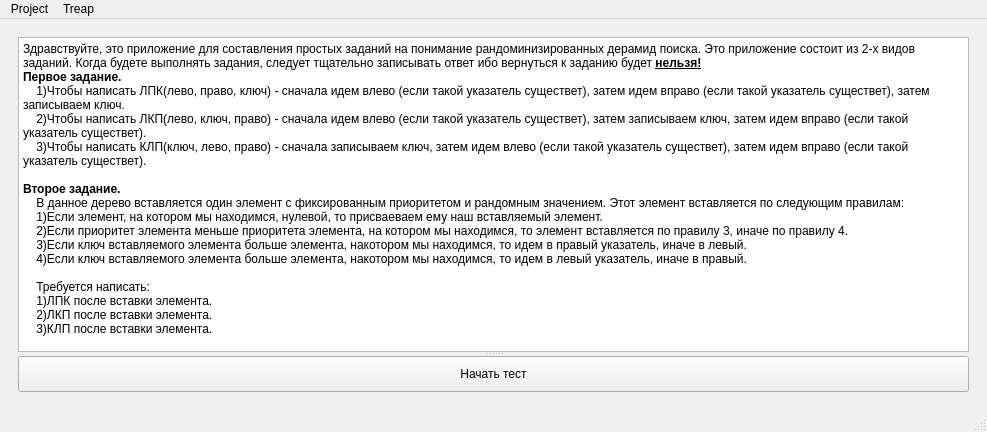
<?xml version="1.0" encoding="UTF-8"?>
<ui version="4.0">
 <class>MainWindow</class>
 <widget class="QMainWindow" name="MainWindow">
  <property name="geometry">
   <rect>
    <x>0</x>
    <y>0</y>
    <width>987</width>
    <height>432</height>
   </rect>
  </property>
  <property name="windowTitle">
   <string>MainWindow</string>
  </property>
  <widget class="QWidget" name="centralwidget">
   <layout class="QGridLayout" name="gridLayout_6">
    <item row="0" column="0">
     <widget class="QStackedWidget" name="stackedWidget">
      <property name="currentIndex">
       <number>0</number>
      </property>
      <widget class="QWidget" name="title">
       <layout class="QGridLayout" name="gridLayout_5">
        <item row="0" column="0">
         <widget class="QSplitter" name="splitter_21">
          <property name="orientation">
           <enum>Qt::Vertical</enum>
          </property>
          <widget class="QTextBrowser" name="textBrowser">
           <property name="html">
            <string>&lt;!DOCTYPE HTML PUBLIC &quot;-//W3C//DTD HTML 4.0//EN&quot; &quot;http://www.w3.org/TR/REC-html40/strict.dtd&quot;&gt;
&lt;html&gt;&lt;head&gt;&lt;meta name=&quot;qrichtext&quot; content=&quot;1&quot; /&gt;&lt;style type=&quot;text/css&quot;&gt;
p, li { white-space: pre-wrap; }
&lt;/style&gt;&lt;/head&gt;&lt;body style=&quot; font-family:'MS Shell Dlg 2'; font-size:8.25pt; font-weight:400; font-style:normal;&quot;&gt;
&lt;p style=&quot; margin-top:0px; margin-bottom:0px; margin-left:0px; margin-right:0px; -qt-block-indent:0; text-indent:0px;&quot;&gt;&lt;span style=&quot; font-size:9pt;&quot;&gt;Здравствуйте, это приложение для составления простых заданий на понимание рандоминизированных дерамид поиска. Это приложение состоит из 2-х видов заданий. Когда будете выполнять задания, следует тщательно записывать ответ ибо вернуться к заданию будет &lt;/span&gt;&lt;span style=&quot; font-size:9pt; font-weight:600; text-decoration: underline;&quot;&gt;нельзя!&lt;/span&gt;&lt;/p&gt;
&lt;p style=&quot; margin-top:0px; margin-bottom:0px; margin-left:0px; margin-right:0px; -qt-block-indent:0; text-indent:0px;&quot;&gt;&lt;span style=&quot; font-size:9pt; font-weight:600;&quot;&gt;Первое задание.&lt;/span&gt;&lt;/p&gt;
&lt;p style=&quot; margin-top:0px; margin-bottom:0px; margin-left:0px; margin-right:0px; -qt-block-indent:0; text-indent:0px;&quot;&gt;&lt;span style=&quot; font-size:9pt;&quot;&gt;    1)Чтобы написать ЛПК(лево, право, ключ) - сначала идем влево (если такой указатель существет), затем идем вправо (если такой указатель существет), затем записываем ключ.&lt;/span&gt;&lt;/p&gt;
&lt;p style=&quot; margin-top:0px; margin-bottom:0px; margin-left:0px; margin-right:0px; -qt-block-indent:0; text-indent:0px;&quot;&gt;&lt;span style=&quot; font-size:9pt;&quot;&gt;    2)Чтобы написать ЛКП(лево, ключ, право) - сначала идем влево (если такой указатель существет), затем записываем ключ, затем идем вправо (если такой указатель существет).&lt;/span&gt;&lt;/p&gt;
&lt;p style=&quot; margin-top:0px; margin-bottom:0px; margin-left:0px; margin-right:0px; -qt-block-indent:0; text-indent:0px;&quot;&gt;&lt;span style=&quot; font-size:9pt;&quot;&gt;    3)Чтобы написать КЛП(ключ, лево, право) - сначала записываем ключ, затем идем влево (если такой указатель существет), затем идем вправо (если такой указатель существет).&lt;/span&gt;&lt;/p&gt;
&lt;p style=&quot;-qt-paragraph-type:empty; margin-top:0px; margin-bottom:0px; margin-left:0px; margin-right:0px; -qt-block-indent:0; text-indent:0px; font-size:9pt;&quot;&gt;&lt;br /&gt;&lt;/p&gt;
&lt;p style=&quot; margin-top:0px; margin-bottom:0px; margin-left:0px; margin-right:0px; -qt-block-indent:0; text-indent:0px;&quot;&gt;&lt;span style=&quot; font-size:9pt; font-weight:600;&quot;&gt;Второе задание.&lt;/span&gt;&lt;/p&gt;
&lt;p style=&quot; margin-top:0px; margin-bottom:0px; margin-left:0px; margin-right:0px; -qt-block-indent:0; text-indent:0px;&quot;&gt;&lt;span style=&quot; font-size:9pt;&quot;&gt;    В данное дерево вставляется один элемент с фиксированным приоритетом и рандомным значением. Этот элемент вставляется по следующим правилам:&lt;/span&gt;&lt;/p&gt;
&lt;p style=&quot; margin-top:0px; margin-bottom:0px; margin-left:0px; margin-right:0px; -qt-block-indent:0; text-indent:0px;&quot;&gt;&lt;span style=&quot; font-size:9pt;&quot;&gt;    1)Если элемент, на котором мы находимся, нулевой, то присваеваем ему наш вставляемый элемент. &lt;br /&gt;    2)Если приоритет элемента меньше приоритета элемента, на котором мы находимся, то элемент вставляется по правилу 3, иначе по правилу 4.&lt;/span&gt;&lt;/p&gt;
&lt;p style=&quot; margin-top:0px; margin-bottom:0px; margin-left:0px; margin-right:0px; -qt-block-indent:0; text-indent:0px;&quot;&gt;&lt;span style=&quot; font-size:9pt;&quot;&gt;    3)Если ключ вставляемого элемента больше элемента, накотором мы находимся, то идем в правый указатель, иначе в левый.&lt;/span&gt;&lt;/p&gt;
&lt;p style=&quot; margin-top:0px; margin-bottom:0px; margin-left:0px; margin-right:0px; -qt-block-indent:0; text-indent:0px;&quot;&gt;&lt;span style=&quot; font-size:9pt;&quot;&gt;    4)Если ключ вставляемого элемента больше элемента, накотором мы находимся, то идем в левый указатель, иначе в правый.&lt;/span&gt;&lt;/p&gt;
&lt;p style=&quot; margin-top:0px; margin-bottom:0px; margin-left:0px; margin-right:0px; -qt-block-indent:0; text-indent:0px;&quot;&gt;&lt;span style=&quot; font-size:9pt;&quot;&gt;    &lt;/span&gt;&lt;/p&gt;
&lt;p style=&quot; margin-top:0px; margin-bottom:0px; margin-left:0px; margin-right:0px; -qt-block-indent:0; text-indent:0px;&quot;&gt;&lt;span style=&quot; font-size:9pt;&quot;&gt;    Требуется написать:&lt;br /&gt;    1)ЛПК после вставки элемента.&lt;br /&gt;    2)ЛКП после вставки элемента.&lt;/span&gt;&lt;/p&gt;
&lt;p style=&quot; margin-top:0px; margin-bottom:0px; margin-left:0px; margin-right:0px; -qt-block-indent:0; text-indent:0px;&quot;&gt;&lt;span style=&quot; font-size:9pt;&quot;&gt;    3)КЛП после вставки элемента.&lt;/span&gt;&lt;/p&gt;&lt;/body&gt;&lt;/html&gt;</string>
           </property>
          </widget>
          <widget class="QPushButton" name="pushButton">
           <property name="text">
            <string>Начать тест</string>
           </property>
          </widget>
         </widget>
        </item>
       </layout>
      </widget>
      <widget class="QWidget" name="the_task_1">
       <layout class="QGridLayout" name="gridLayout">
        <item row="0" column="0">
         <widget class="QSplitter" name="splitter">
          <property name="orientation">
           <enum>Qt::Vertical</enum>
          </property>
          <widget class="QLabel" name="LRK">
           <property name="text">
            <string>Введите через пробел ЛПК дерева. (пробелы должны быть только между ключами)</string>
           </property>
          </widget>
          <widget class="QLineEdit" name="lineEditLRK"/>
         </widget>
        </item>
        <item row="0" column="1" rowspan="4">
         <widget class="QGraphicsView" name="graphicsView">
          <property name="enabled">
           <bool>true</bool>
          </property>
          <property name="sizePolicy">
           <sizepolicy hsizetype="Expanding" vsizetype="Expanding">
            <horstretch>0</horstretch>
            <verstretch>0</verstretch>
           </sizepolicy>
          </property>
          <property name="sizeIncrement">
           <size>
            <width>0</width>
            <height>0</height>
           </size>
          </property>
          <property name="verticalScrollBarPolicy">
           <enum>Qt::ScrollBarAsNeeded</enum>
          </property>
          <property name="horizontalScrollBarPolicy">
           <enum>Qt::ScrollBarAsNeeded</enum>
          </property>
          <property name="sizeAdjustPolicy">
           <enum>QAbstractScrollArea::AdjustIgnored</enum>
          </property>
          <property name="dragMode">
           <enum>QGraphicsView::ScrollHandDrag</enum>
          </property>
          <property name="transformationAnchor">
           <enum>QGraphicsView::AnchorViewCenter</enum>
          </property>
          <property name="resizeAnchor">
           <enum>QGraphicsView::AnchorViewCenter</enum>
          </property>
         </widget>
        </item>
        <item row="2" column="0">
         <widget class="QSplitter" name="splitter_3">
          <property name="orientation">
           <enum>Qt::Vertical</enum>
          </property>
          <widget class="QLabel" name="KLR">
           <property name="text">
            <string>Введите через пробел КЛП дерева. (пробелы должны быть только между ключами)</string>
           </property>
          </widget>
          <widget class="QLineEdit" name="lineEditKLR"/>
         </widget>
        </item>
        <item row="3" column="0">
         <widget class="QSplitter" name="splitter_7">
          <property name="orientation">
           <enum>Qt::Vertical</enum>
          </property>
          <widget class="QLabel" name="FinishResults">
           <property name="text">
            <string/>
           </property>
          </widget>
          <widget class="QPushButton" name="FINISH_THE_TASK">
           <property name="text">
            <string>Следующее задание</string>
           </property>
          </widget>
         </widget>
        </item>
        <item row="1" column="0">
         <widget class="QSplitter" name="splitter_2">
          <property name="orientation">
           <enum>Qt::Vertical</enum>
          </property>
          <widget class="QLabel" name="LKR">
           <property name="text">
            <string>Введите через пробел ЛКП дерева. (пробелы должны быть только между ключами)</string>
           </property>
          </widget>
          <widget class="QLineEdit" name="lineEditLKR"/>
         </widget>
        </item>
       </layout>
      </widget>
      <widget class="QWidget" name="page_2">
       <layout class="QGridLayout" name="gridLayout_4">
        <item row="0" column="0">
         <widget class="QLabel" name="FinishResults_2">
          <property name="text">
           <string/>
          </property>
         </widget>
        </item>
        <item row="0" column="1" rowspan="5">
         <widget class="QGraphicsView" name="graphicsView_3">
          <property name="enabled">
           <bool>true</bool>
          </property>
          <property name="sizePolicy">
           <sizepolicy hsizetype="Expanding" vsizetype="Expanding">
            <horstretch>0</horstretch>
            <verstretch>0</verstretch>
           </sizepolicy>
          </property>
          <property name="sizeIncrement">
           <size>
            <width>0</width>
            <height>0</height>
           </size>
          </property>
          <property name="verticalScrollBarPolicy">
           <enum>Qt::ScrollBarAsNeeded</enum>
          </property>
          <property name="horizontalScrollBarPolicy">
           <enum>Qt::ScrollBarAsNeeded</enum>
          </property>
          <property name="sizeAdjustPolicy">
           <enum>QAbstractScrollArea::AdjustIgnored</enum>
          </property>
          <property name="dragMode">
           <enum>QGraphicsView::ScrollHandDrag</enum>
          </property>
          <property name="transformationAnchor">
           <enum>QGraphicsView::AnchorViewCenter</enum>
          </property>
          <property name="resizeAnchor">
           <enum>QGraphicsView::AnchorViewCenter</enum>
          </property>
         </widget>
        </item>
        <item row="1" column="0">
         <widget class="QSplitter" name="splitter_8">
          <property name="orientation">
           <enum>Qt::Vertical</enum>
          </property>
          <widget class="QLabel" name="LRK_4">
           <property name="text">
            <string>Вставлен ключ. Введите через пробел ЛПК дерева с изменениями. (пробелы должны быть только между ключами)</string>
           </property>
          </widget>
          <widget class="QLineEdit" name="lineEditLRK_4"/>
         </widget>
        </item>
        <item row="2" column="0">
         <widget class="QSplitter" name="splitter_10">
          <property name="orientation">
           <enum>Qt::Vertical</enum>
          </property>
          <widget class="QLabel" name="LKR_4">
           <property name="text">
            <string>Вставлен ключ. Введите через пробел ЛКП дерева с изменениями. (пробелы должны быть только между ключами)</string>
           </property>
          </widget>
          <widget class="QLineEdit" name="lineEditLKR_4"/>
         </widget>
        </item>
        <item row="3" column="0">
         <widget class="QSplitter" name="splitter_9">
          <property name="orientation">
           <enum>Qt::Vertical</enum>
          </property>
          <widget class="QLabel" name="KLR_4">
           <property name="text">
            <string>Вставлен ключ. Введите через пробел КЛП дерева с изменениями. (пробелы должны быть только между ключами)</string>
           </property>
          </widget>
          <widget class="QLineEdit" name="lineEditKLR_4"/>
         </widget>
        </item>
        <item row="4" column="0">
         <widget class="QPushButton" name="FINISH_THE_TASK_3">
          <property name="text">
           <string>Следующее задание</string>
          </property>
         </widget>
        </item>
       </layout>
      </widget>
      <widget class="QWidget" name="results">
       <layout class="QGridLayout" name="gridLayout_7">
        <item row="0" column="0">
         <widget class="QSplitter" name="splitter_22">
          <property name="orientation">
           <enum>Qt::Vertical</enum>
          </property>
          <widget class="QSplitter" name="splitter_20">
           <property name="orientation">
            <enum>Qt::Horizontal</enum>
           </property>
           <widget class="QTextBrowser" name="AllResults"/>
           <widget class="QTextBrowser" name="AllResults_2"/>
          </widget>
          <widget class="QPushButton" name="pushButton_2">
           <property name="text">
            <string>Закрыть приложение</string>
           </property>
          </widget>
         </widget>
        </item>
       </layout>
      </widget>
     </widget>
    </item>
   </layout>
  </widget>
  <widget class="QMenuBar" name="menubar">
   <property name="geometry">
    <rect>
     <x>0</x>
     <y>0</y>
     <width>987</width>
     <height>21</height>
    </rect>
   </property>
   <widget class="QMenu" name="menuTreapDemonstratio">
    <property name="title">
     <string>Project</string>
    </property>
    <addaction name="separator"/>
    <addaction name="Open"/>
    <addaction name="Enter"/>
    <addaction name="actionCreate_variant"/>
    <addaction name="actionDelete_treap"/>
    <addaction name="separator"/>
    <addaction name="actionQuit"/>
   </widget>
   <widget class="QMenu" name="menuTreap">
    <property name="title">
     <string>Treap</string>
    </property>
    <addaction name="actionEnter_Key"/>
    <addaction name="actionErase_Key"/>
   </widget>
   <addaction name="menuTreapDemonstratio"/>
   <addaction name="menuTreap"/>
  </widget>
  <widget class="QStatusBar" name="statusbar"/>
  <action name="Open">
   <property name="text">
    <string>Open</string>
   </property>
  </action>
  <action name="Enter">
   <property name="text">
    <string>Enter</string>
   </property>
  </action>
  <action name="actionEnter_Key">
   <property name="text">
    <string>Enter Key</string>
   </property>
  </action>
  <action name="actionErase_Key">
   <property name="text">
    <string>Erase Key</string>
   </property>
  </action>
  <action name="actionQuit">
   <property name="text">
    <string>Quit</string>
   </property>
  </action>
  <action name="actionStep_by_step_presentation">
   <property name="checkable">
    <bool>true</bool>
   </property>
   <property name="checked">
    <bool>false</bool>
   </property>
   <property name="text">
    <string>Step by step presentation</string>
   </property>
  </action>
  <action name="actionCreate_variant">
   <property name="text">
    <string>Create variant</string>
   </property>
  </action>
  <action name="actionDelete_Key">
   <property name="text">
    <string>Delete Key</string>
   </property>
  </action>
  <action name="actionDelete_treap">
   <property name="text">
    <string>Delete treap</string>
   </property>
  </action>
 </widget>
 <resources/>
 <connections/>
</ui>
